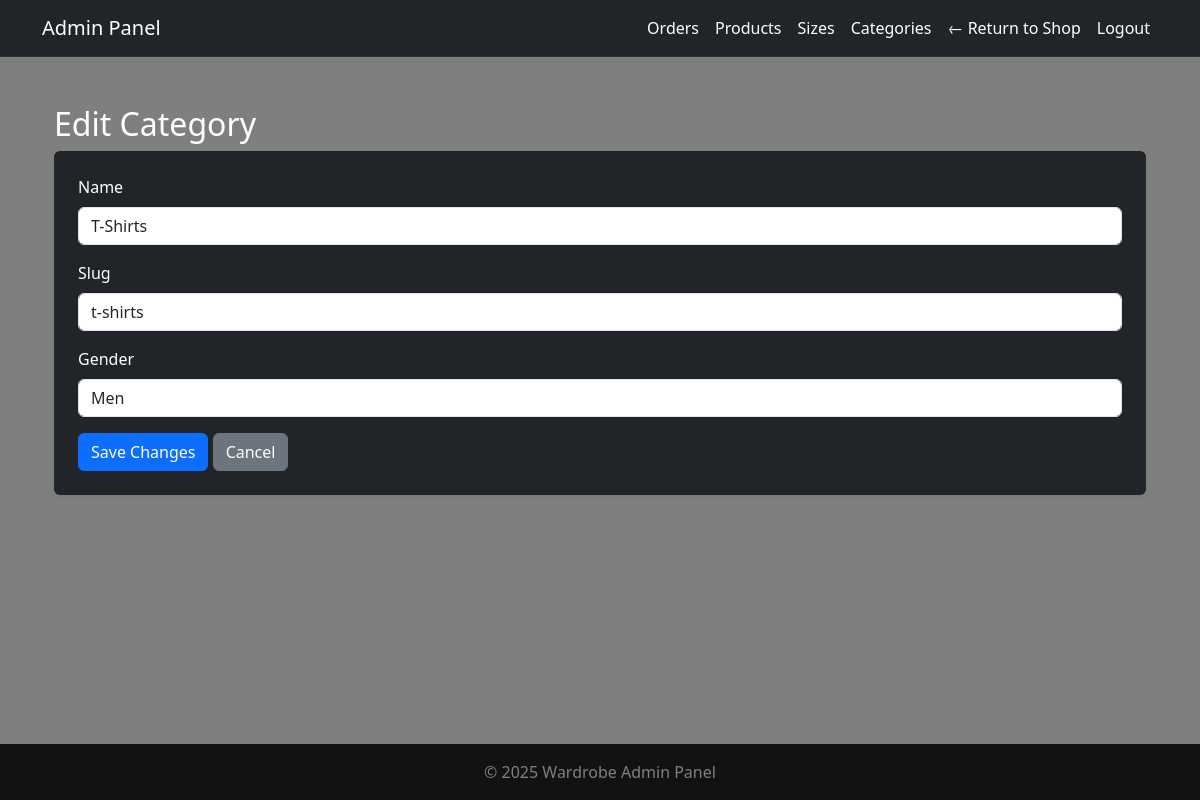
The page /adminpanel/categories/1/edit/ (signed in) on the database its author committed.
### products/models.py (models this page shows, shortened)
class Category(models.Model):
    name = models.CharField(max_length=100)
    gender = models.CharField(
        max_length=10,
        choices=[('men', 'Men'), ('women', 'Women')],
        default='men'
    )
    slug = models.SlugField(unique=True)
    class Meta:
        verbose_name_plural = 'Categories'

### adminpanel/views.py (the view, shortened to what this page needs)
# urls.py: path('categories/<int:category_id>/edit/', views.admin_edit_category, name='admin_edit_category'),
@login_required
@user_passes_test(admin_required)
def admin_edit_category(request, category_id):
    category = get_object_or_404(Category, id=category_id)
    return render(request, 'adminpanel/edit_category.html', {'category': category})

### adminpanel/views.py (called while the page is built)
def admin_required(user):
    return user.is_staff or user.is_superuser

### cart/cart.py (called while the page is built)
    def _load_cart_data(self):
        cart = self.session.get(settings.CART_SESSION_ID, {})
        return cart if isinstance(cart, dict) else {}

    def __len__(self):
        return sum(item.get('quantity', 0) for item in self.cart.values())

### cart/context_processors.py (called while the page is built)
def cart_context(request):
    cart = Cart(request)
    return {
        'cart': cart,
        'cart_item_count': len(cart),
    }

### wardrobeapp/context_processors.py (called while the page is built)
def stripe_public_key(request):
    return {
        'STRIPE_PUBLIC_KEY': settings.STRIPE_PUBLIC_KEY
    }

### adminpanel/templates/adminpanel/edit_category.html (shortened to what this page needs)
{% extends 'adminpanel/base.html' %}
{% block content %}
<div class="container mt-4">
  <h2>Edit Category</h2>
  <form method="post" class="bg-dark p-4 rounded shadow-sm">
    <div class="mb-3">
      <label class="form-label">Name</label>
      <input type="text" name="name" class="form-control" value="{{ category.name }}" required>
    </div>
    <div class="mb-3">
      <label class="form-label">Slug</label>
      <input type="text" name="slug" class="form-control" value="{{ category.slug }}" required>
    </div>
    <div class="mb-3">
      <label class="form-label">Gender</label>
      <select name="gender" class="form-control">
        <option value="men" {% if category.gender == 'men' %}selected{% endif %}>Men</option>
      </select>
    </div>
    <button type="submit" class="btn btn-primary">Save Changes</button>
    <a href="{% url 'adminpanel:admin_category_list' %}" class="btn btn-secondary">Cancel</a>
  </form>
</div>
{% endblock %}

### wardrobeapp/static/css/style.css (style rules this page uses)
html, body { margin: 0; padding: 0; height: 100%; width: 100%; font-family: 'Segoe UI', 'Roboto', 'Helvetica Neue', Arial, sans-serif; color: #fff; background: url('https://images.unsplash.com/photo-1489987707025-afc232f7ea0f?q=80&w=1170&auto=format&fit=crop&ixlib=rb-4.1.0') no-repeat center center fixed; background-size: cover; overflow-x: hidden; }
body::before { content: ''; position: fixed; inset: 0; background: rgba(0, 0, 0, 0.5); z-index: 0; }
main, .container, .card, form, section, .row { position: relative; z-index: 1; }

### rows shown on the page
Category: name "T-Shirts", slug "t-shirts", gender "Men"
